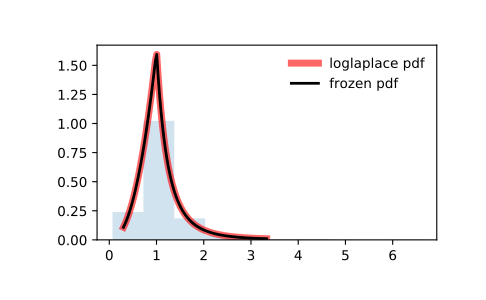

Write Python code to recreate this figure.
from scipy.stats import loglaplace
import matplotlib.pyplot as plt
fig, ax = plt.subplots(1, 1)

# Calculate a few first moments:

c = 3.25
mean, var, skew, kurt = loglaplace.stats(c, moments='mvsk')

# Display the probability density function (``pdf``):

x = np.linspace(loglaplace.ppf(0.01, c),
                loglaplace.ppf(0.99, c), 100)
ax.plot(x, loglaplace.pdf(x, c),
       'r-', lw=5, alpha=0.6, label='loglaplace pdf')

# Alternatively, the distribution object can be called (as a function)
# to fix the shape, location and scale parameters. This returns a "frozen"
# RV object holding the given parameters fixed.

# Freeze the distribution and display the frozen ``pdf``:

rv = loglaplace(c)
ax.plot(x, rv.pdf(x), 'k-', lw=2, label='frozen pdf')

# Check accuracy of ``cdf`` and ``ppf``:

vals = loglaplace.ppf([0.001, 0.5, 0.999], c)
np.allclose([0.001, 0.5, 0.999], loglaplace.cdf(vals, c))
# True

# Generate random numbers:

r = loglaplace.rvs(c, size=1000)

# And compare the histogram:

ax.hist(r, density=True, histtype='stepfilled', alpha=0.2)
ax.legend(loc='best', frameon=False)
plt.show()
